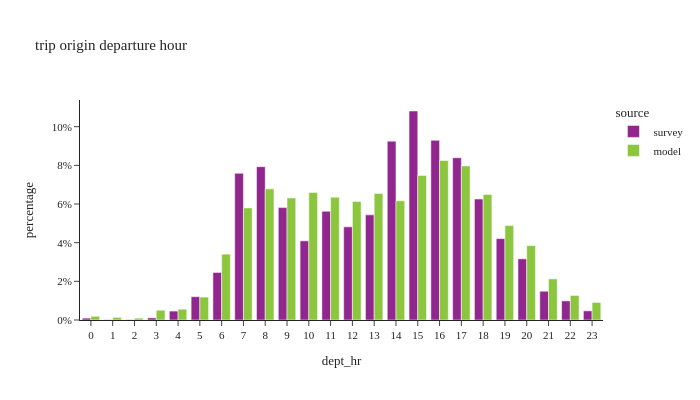

Write notebook code for a chart like this one.
### Code cell
df_plot = (
    df_trip.group_by(['dept_hr', 'source'])
    .agg([
        pl.col('trexpfac').count().alias('sample_count'),
        pl.col('trexpfac').sum().alias('trexpfac')
    ])
    .with_columns((pl.col('trexpfac') / pl.col('trexpfac').sum().over(['source'])).alias('percentage'))
)

fig = px.bar(df_plot.to_pandas(), x="dept_hr", y="percentage", color="source",
             barmode="group", title="trip origin departure hour",
             hover_data=['trexpfac', 'sample_count'])
fig.update_layout(height=400, width=700, font=dict(size=11),
                  xaxis=dict(dtick=1, categoryorder='category ascending'),
                  yaxis=dict(tickformat=".0%"))
fig.show()

### Figure 1 — Plotly figure (JSON) as saved in the notebook; plotly's stock layout.template omitted (floating-point values rounded to 4 significant figures)
{"data": [{"alignmentgroup": "True", "customdata": [[870200.0, 1198.0], [54390.0, 97.0], [482700.0, 973.0], [962200.0, 1756.0], [1240000.0, 1789.0], [1414.0, 7.0], [1066000.0, 1721.0], [113400.0, 177.0], [170500.0, 393.0], [282000.0, 456.0], [11100.0, 23.0], [1649.0, 10.0], [12650.0, 23.0], [469400.0, 1075.0], [644600.0, 1196.0], [666600.0, 1095.0], [362700.0, 659.0], [1061000.0, 1459.0], [138300.0, 156.0], [552400.0, 1261.0], [717400.0, 1342.0], [623600.0, 1215.0], [909500.0, 1461.0], [52840.0, 51.0]], "hovertemplate": "source=survey<br>dept_hr=%{x}<br>percentage=%{y}<br>trexpfac=%{customdata[0]}<br>sample_count=%{customdata[1]}<extra></extra>", "legendgroup": "survey", "marker": {"color": "#91268F", "pattern": {"shape": ""}}, "name": "survey", "offsetgroup": "survey", "orientation": "v", "showlegend": true, "textposition": "auto", "type": "bar", "x": [7, 23, 19, 17, 15, 1, 16, 22, 21, 6, 0, 2, 3, 10, 11, 9, 20, 14, 5, 12, 18, 13, 8, 4], "xaxis": "x", "y": [0.0759, 0.004744, 0.0421, 0.08392, 0.1081, 0.0001233, 0.09294, 0.009889, 0.01487, 0.02459, 0.0009679, 0.0001439, 0.001103, 0.04094, 0.05622, 0.05814, 0.03163, 0.09252, 0.01206, 0.04818, 0.06257, 0.05439, 0.07933, 0.004609], "yaxis": "y"}, {"alignmentgroup": "True", "customdata": [[346300.0, 346300.0], [626800.0, 626800.0], [1066000.0, 1066000.0], [944100.0, 944100.0], [21900.0, 21900.0], [1035000.0, 1035000.0], [206800.0, 206800.0], [1075000.0, 1075000.0], [15700.0, 15700.0], [1028000.0, 1028000.0], [1005000.0, 1005000.0], [999200.0, 999200.0], [1058000.0, 1058000.0], [1344000.0, 1344000.0], [795600.0, 795600.0], [192900.0, 192900.0], [554700.0, 554700.0], [82310.0, 82310.0], [90970.0, 90970.0], [30820.0, 30820.0], [1105000.0, 1105000.0], [1218000.0, 1218000.0], [1298000.0, 1298000.0], [147900.0, 147900.0]], "hovertemplate": "source=model<br>dept_hr=%{x}<br>percentage=%{y}<br>trexpfac=%{customdata[0]}<br>sample_count=%{customdata[1]}<extra></extra>", "legendgroup": "model", "marker": {"color": "#8CC63E", "pattern": {"shape": ""}}, "name": "model", "offsetgroup": "model", "orientation": "v", "showlegend": true, "textposition": "auto", "type": "bar", "x": [21, 20, 13, 7, 1, 11, 22, 10, 2, 9, 14, 12, 18, 16, 19, 5, 6, 3, 4, 0, 8, 15, 17, 23], "xaxis": "x", "y": [0.02126, 0.03848, 0.06543, 0.05796, 0.001345, 0.06355, 0.01269, 0.06602, 0.000964, 0.06314, 0.06168, 0.06134, 0.06495, 0.08249, 0.04885, 0.01184, 0.03406, 0.005053, 0.005585, 0.001892, 0.06784, 0.07479, 0.07971, 0.009081], "yaxis": "y"}], "layout": {"barmode": "group", "font": {"size": 11}, "height": 400, "legend": {"title": {"text": "source"}, "tracegroupgap": 0}, "title": {"text": "trip origin departure hour"}, "width": 700, "xaxis": {"anchor": "y", "categoryorder": "category ascending", "domain": [0.0, 1.0], "dtick": 1, "title": {"text": "dept_hr"}}, "yaxis": {"anchor": "x", "domain": [0.0, 1.0], "tickformat": ".0%", "title": {"text": "percentage"}}}}
